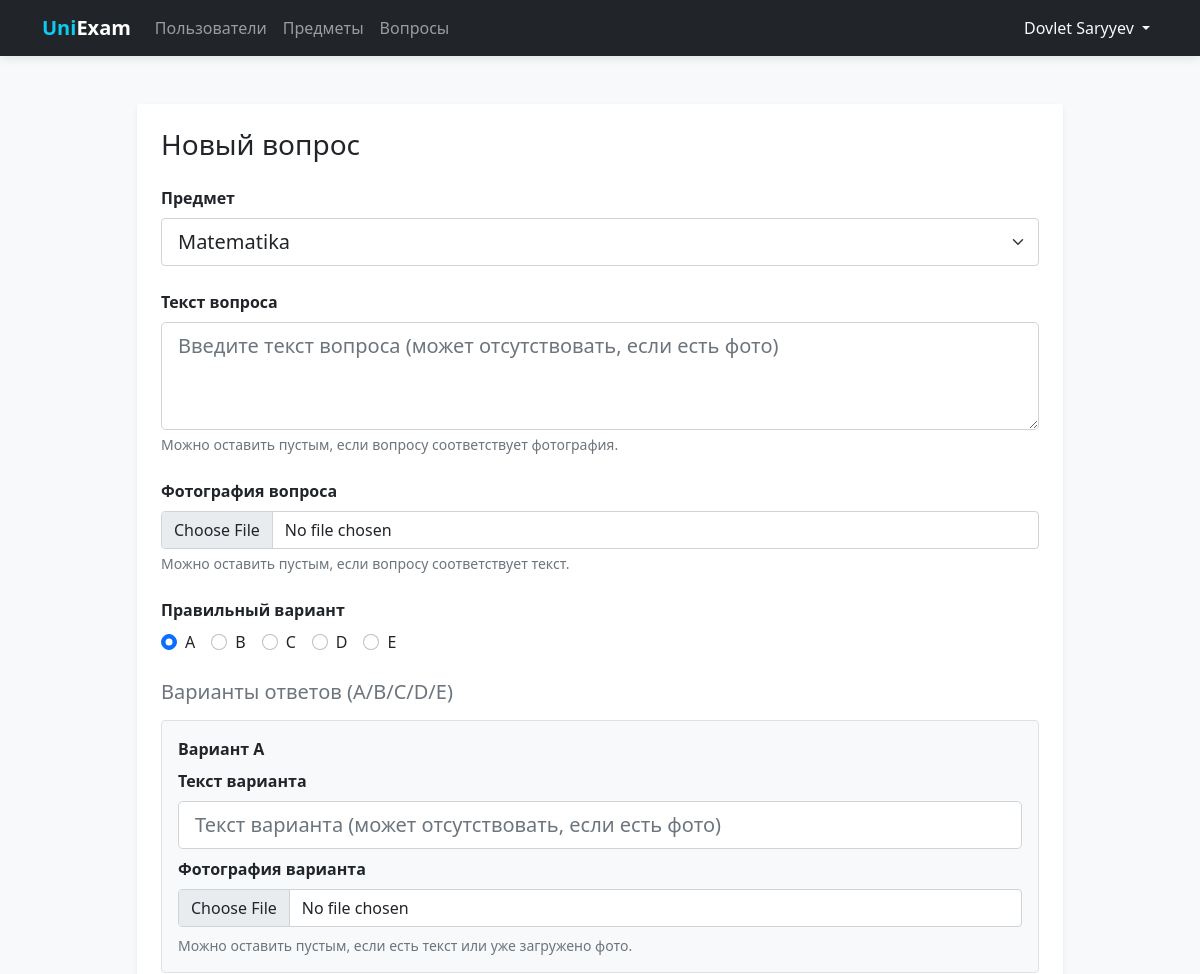
Page /questions/create (signed in, upper part) on the earlier database version.
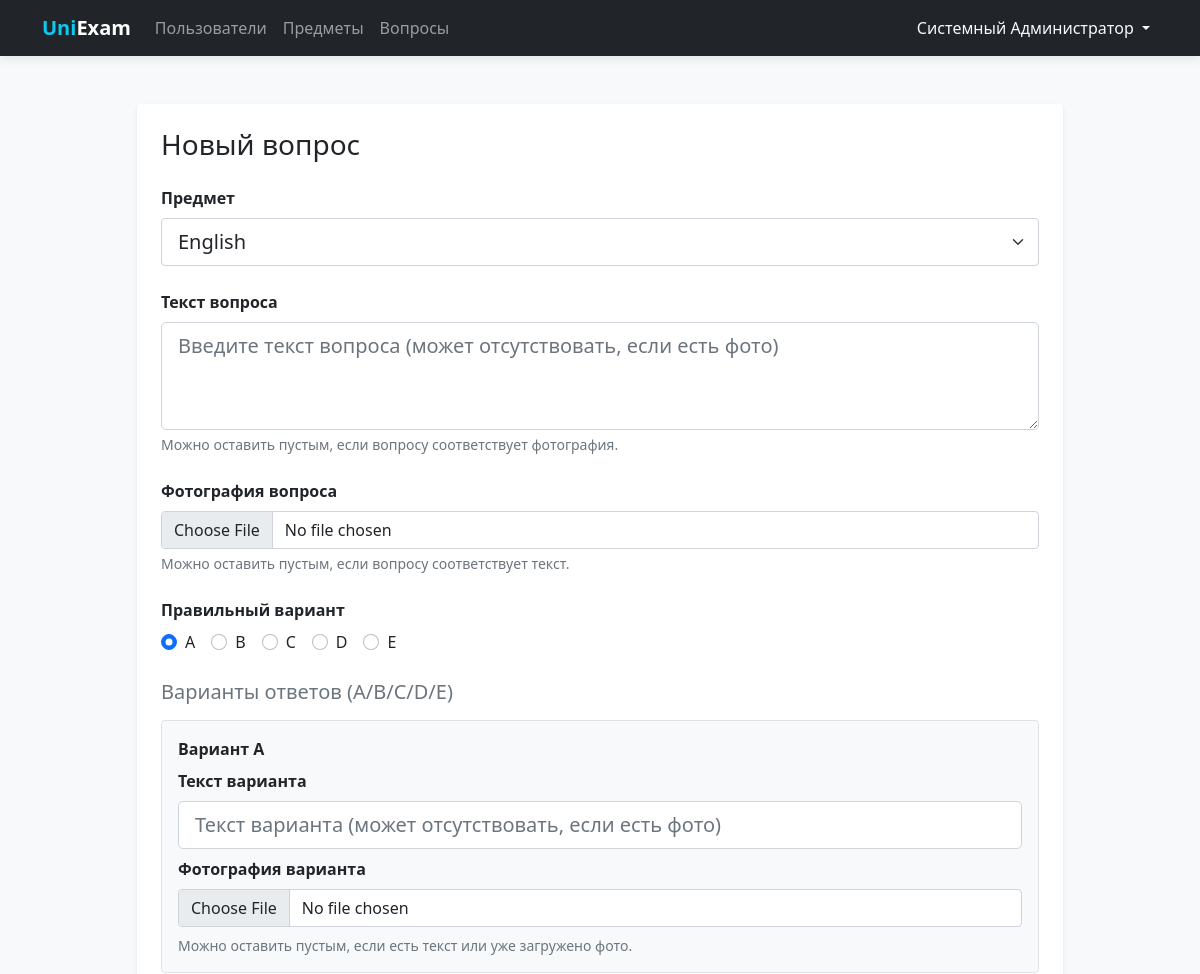
Same page on the later database version.
### tables this page shows
CREATE TABLE users (
    id INTEGER PRIMARY KEY AUTOINCREMENT,
    full_name TEXT NOT NULL,
    username TEXT UNIQUE NOT NULL,
    password TEXT NOT NULL
);

### routes/questions.py (the view, shortened to what this page needs)
@questions_bp.route('/create', methods=['GET', 'POST'])
@login_required
def create():
    db = get_db_connection()
    subjects = _load_subjects_for_dropdown(db)
    db.close()
    options = {k: {'option_key': k, 'option_text': None, 'option_image': None} for k in OPTION_KEYS}
    return render_template(
        'questions/form.html',
        question=None,
        options=options,
        subjects=subjects,
        draft={'question_text': '', 'correct_option': 'a'},
        current_subject_id=None,
        option_keys=OPTION_KEYS,
    )

### database.py (called while the page is built)
def get_db_connection():
    conn = sqlite3.connect(DATABASE)
    conn.row_factory = sqlite3.Row  # Позволяет обращаться к полям по именам
    return conn

### routes/questions.py (called while the page is built, shortened)
def _load_subjects_for_dropdown(db, current_subject_id: int | None = None):
    active_subjects = db.execute(
        'SELECT id, name, is_active FROM subjects WHERE is_active = 1 ORDER BY name ASC'
    ).fetchall()
    if not active_subjects:
        active_subjects = db.execute('SELECT id, name, is_active FROM subjects ORDER BY name ASC').fetchall()
    return active_subjects

### templates/questions/form.html (shortened to what this page needs)
{% extends 'base.html' %}
{% block content %}
<div class="row justify-content-center">
    <div class="col-md-10">
        <div class="main-card shadow-sm p-4 bg-white rounded">
            <h3 class="mb-4">{{ 'Редактировать' if question else 'Новый' }} вопрос</h3>
            <form method="POST" enctype="multipart/form-data">
                <div class="mb-4">
                    <label class="form-label fw-bold">Предмет</label>
                    <select name="subject_id" class="form-select form-select-lg" required>
                        {% for s in subjects %}
                        <option value="{{ s.id }}"
                            {% if not s.is_active and not (question and s.id == question.subject_id) %}disabled{% endif %}>
                            {{ s.name }}{% if s.is_active is defined and not s.is_active %} (заблокирован){% endif %}
                        </option>
                        {% endfor %}
                    </select>
                </div>
                <div class="mb-4">
                    <label class="form-label fw-bold">Текст вопроса</label>
                    <textarea name="question_text" rows="3" class="form-control form-control-lg"
                        placeholder="Введите текст вопроса (может отсутствовать, если есть фото)">{{ question.question_text if question else draft.get('question_text', '') }}</textarea>
                    <div class="form-text">Можно оставить пустым, если вопросу соответствует фотография.</div>
                </div>
                <div class="mb-4">
                    <label class="form-label fw-bold">Фотография вопроса</label>
                    <input type="file" name="question_image" class="form-control" accept="image/*">
                    <div class="form-text">Можно оставить пустым, если вопросу соответствует текст.</div>
                </div>
                <div class="mb-4">
                    <label class="form-label fw-bold">Правильный вариант</label>
                    {% set correct = question.correct_option if question else draft.get('correct_option', 'a') %}
                    <div class="d-flex gap-3 flex-wrap">
                        {% for k in option_keys %}
                        <div class="form-check">
                            <input class="form-check-input" type="radio" name="correct_option" value="{{ k }}"
                                id="correct_{{ k }}" {% if correct == k %}checked{% endif %} required>
                            <label class="form-check-label" for="correct_{{ k }}"> {{ k|upper }}</label>
                        </div>
                        {% endfor %}
                    </div>
                </div>
                <div class="mb-4">
                    <h5 class="mb-3 text-secondary">Варианты ответов (A/B/C/D/E)</h5>
                    {% for k in option_keys %}
                    <div class="border rounded p-3 mb-3 bg-light">
                        <div class="d-flex justify-content-between align-items-center mb-2">
                            <div class="fw-bold">Вариант {{ k|upper }}</div>
                        </div>
                        <label class="form-label fw-bold">Текст варианта</label>
                        <input type="text" name="option_{{ k }}_text" class="form-control form-control-lg mb-2"
                            placeholder="Текст варианта (может отсутствовать, если есть фото)"
                            value="{{ options[k].option_text if options[k].option_text is not none else '' }}">
                        <label class="form-label fw-bold">Фотография варианта</label>
                        <input type="file" name="option_{{ k }}_image" class="form-control" accept="image/*">
                        <div class="form-text mt-2">Можно оставить пустым, если есть текст или уже загружено фото.</div>
                    </div>
                    {% endfor %}
                </div>
            </form>
        </div>
    </div>
</div>
{% endblock %}

### templates/base.html (shortened to what this page needs)
<!DOCTYPE html>
<html lang="ru">
<head>
    <link rel="stylesheet" href="{{ url_for('static', filename='css/bootstrap.min.css') }}">
</head>
<body>
    <nav class="navbar navbar-expand-lg navbar-dark bg-dark">
        <div class="container">
            <a class="navbar-brand fw-bold" href="/">
                <span class="text-info">Uni</span>Exam
            </a>
            <div class="collapse navbar-collapse" id="navbarNav">
                <ul class="navbar-nav me-auto">
                    {% if current_user.is_authenticated %}
                    <li class="nav-item">
                        <a class="nav-link {{ 'active' if request.endpoint == 'users.index' }}"
                            href="{{ url_for('users.index') }}">Пользователи</a>
                    </li>
                    <li class="nav-item">
                        <a class="nav-link" href="{{ url_for('subjects.index') }}">Предметы</a>
                    </li>
                    <li class="nav-item">
                        <a class="nav-link" href="{{ url_for('questions.index') }}">Вопросы</a>
                    </li>
                    {% endif %}
                </ul>
                <ul class="navbar-nav">
                    {% if current_user.is_authenticated %}
                    <li class="nav-item dropdown">
                        <a class="nav-link dropdown-toggle text-light" href="#" id="userDropdown" role="button"
                            data-bs-toggle="dropdown">
                            {{ current_user.full_name }}
                        </a>
                    </li>
                    {% else %}
                    <li class="nav-item">
                        <a class="nav-link" href="{{ url_for('auth.login') }}">Войти</a>
                    </li>
                    {% endif %}
                </ul>
            </div>
        </div>
    </nav>
    <div class="container">
        {% block content %}{% endblock %}
    </div>
</body>
</html>

Differences in the rows shown:
changed users: full_name "Dovlet Saryyev" → "Системный Администратор"
Other differences:
form field subject_id: "Matematika" → "English"
